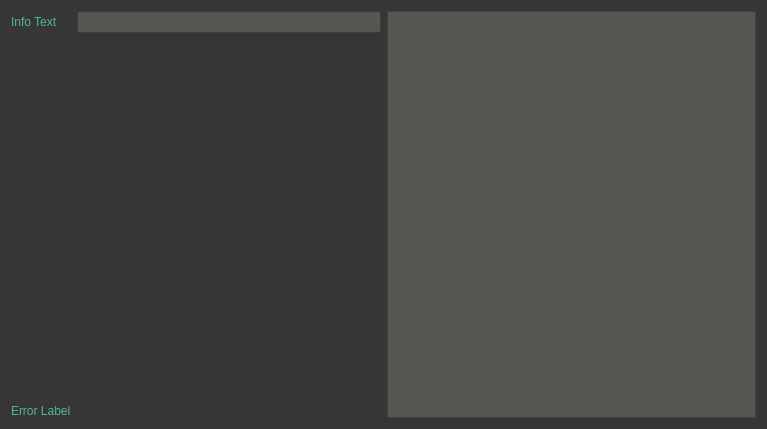
<?xml version="1.0" encoding="UTF-8"?>
<ui version="4.0">
 <class>ExampleTab</class>
 <widget class="QWidget" name="ExampleTab">
  <property name="geometry">
   <rect>
    <x>0</x>
    <y>0</y>
    <width>767</width>
    <height>429</height>
   </rect>
  </property>
  <property name="windowTitle">
   <string>Form</string>
  </property>
  <property name="styleSheet">
   <string notr="true">QWidget
{
	background-color: rgb(54, 54, 54);
	color: rgb(86, 184, 139);
    border-color: rgb(217, 174, 23);
}

QLineEdit
{
	background-color: rgb(85, 87, 83);
	border-color: rgb(217, 174, 23);
}

QTreeView
{
background-color: rgb(85, 87, 83);
}

QLabel#error_label
{
	color: rgb(217, 174, 23);
}</string>
  </property>
  <layout class="QVBoxLayout" name="verticalLayout">
   <item>
    <layout class="QHBoxLayout" name="horizontalLayout">
     <item>
      <layout class="QFormLayout" name="formLayout">
       <item row="0" column="0">
        <widget class="QLabel" name="label">
         <property name="text">
          <string>Info Text</string>
         </property>
        </widget>
       </item>
       <item row="2" column="0">
        <widget class="QLabel" name="label_2">
         <property name="text">
          <string>Error Label</string>
         </property>
        </widget>
       </item>
       <item row="2" column="1">
        <widget class="QLabel" name="error_label">
         <property name="text">
          <string/>
         </property>
        </widget>
       </item>
       <item row="0" column="1">
        <widget class="QLineEdit" name="textField"/>
       </item>
       <item row="1" column="1">
        <spacer name="verticalSpacer">
         <property name="orientation">
          <enum>Qt::Vertical</enum>
         </property>
         <property name="sizeHint" stdset="0">
          <size>
           <width>20</width>
           <height>40</height>
          </size>
         </property>
        </spacer>
       </item>
      </layout>
     </item>
     <item>
      <widget class="QTreeView" name="irodsTreeView"/>
     </item>
    </layout>
   </item>
  </layout>
 </widget>
 <resources/>
 <connections/>
</ui>
